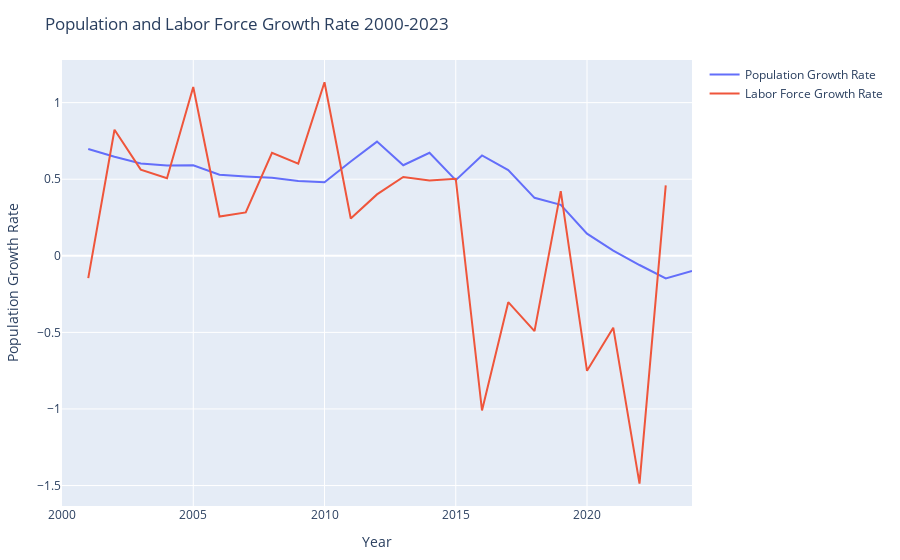

The notebook cell this image was saved under:
### Code cell
# Population and Labor Force Growth Rate from 2000-2023
df_overview."Population Growth Rate" = [missing; diff(df_overview."Population at Year End") ./ df_overview."Population at Year End"[1:end-1] * 100]
df_overview."Labor Force Growth Rate" = [missing; diff(df_overview."Labor Force") ./ df_overview."Labor Force"[1:end-1] * 100]
pop_growth_line = PlotlyJS.scatter(
    x = df_overview."Year",
    y = df_overview."Population Growth Rate",
    mode = "lines",
    name = "Population Growth Rate",
    yaxis = "y"   # primary y-axis
)
lf_growth_line = PlotlyJS.scatter(
    x = df_overview."Year",
    y = df_overview."Labor Force Growth Rate",
    mode = "lines",
    name = "Labor Force Growth Rate",
    yaxis = "y"  # secondary y-axis
)
layout_pop_growth = PlotlyJS.Layout(
    title = "Population and Labor Force Growth Rate 2000-2023",
    xaxis = PlotlyJS.attr(title = "Year"),
    yaxis = PlotlyJS.attr(title = "Population Growth Rate"),
    
)
pop_labor_growth_graph = PlotlyJS.plot([pop_growth_line, lf_growth_line], layout_pop_growth)
display(pop_labor_growth_graph)

### Figure 1 — Plotly figure (JSON) as saved in the notebook; plotly's stock layout.template omitted (floating-point values rounded to 4 significant figures)
{"data": [{"mode": "lines", "name": "Population Growth Rate", "type": "scatter", "x": [2000, 2001, 2002, 2003, 2004, 2005, 2006, 2007, 2008, 2009, 2010, 2011, 2012, 2013, 2014, 2015, 2016, 2017, 2018, 2019, 2020, 2021, 2022, 2023, 2024], "y": [null, 0.6975, 0.6472, 0.6026, 0.5889, 0.5908, 0.5292, 0.5181, 0.5094, 0.4879, 0.4803, 0.6153, 0.7456, 0.5915, 0.6729, 0.494, 0.655, 0.5595, 0.3785, 0.3323, 0.1447, 0.03399, -0.06017, -0.1473, -0.0986], "yaxis": "y"}, {"mode": "lines", "name": "Labor Force Growth Rate", "type": "scatter", "x": [2000, 2001, 2002, 2003, 2004, 2005, 2006, 2007, 2008, 2009, 2010, 2011, 2012, 2013, 2014, 2015, 2016, 2017, 2018, 2019, 2020, 2021, 2022, 2023, 2024], "y": [null, -0.146, 0.8229, 0.5625, 0.5059, 1.102, 0.2562, 0.283, 0.6729, 0.6022, 1.133, 0.2437, 0.4009, 0.5146, 0.4918, 0.5032, -1.01, -0.3027, -0.4921, 0.4221, -0.7508, -0.4694, -1.488, 0.4593, null], "yaxis": "y"}], "layout": {"margin": {"b": 50, "l": 50, "r": 50, "t": 60}, "title": "Population and Labor Force Growth Rate 2000-2023", "xaxis": {"title": "Year"}, "yaxis": {"title": "Population Growth Rate"}}}
